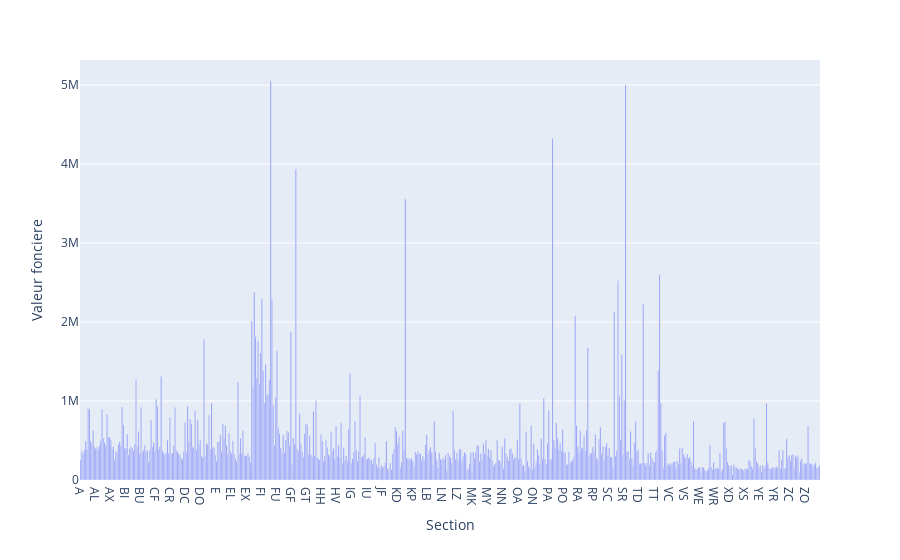

Write notebook code for a chart like this one.
### Code cell
#Le prix moyen par Section
rep5= all[["Section", "Valeur fonciere"]].groupby("Section", as_index=False).agg("mean")
fig = px.bar(rep5, x="Section", y="Valeur fonciere")
fig.show()

### Figure 1 — Plotly figure (JSON) as saved in the notebook; plotly's stock layout.template omitted (floating-point values rounded to 4 significant figures; data arrays with more than 128 entries replaced by an {"elided": "..."} marker saying what was removed)
{"data": [{"alignmentgroup": "True", "hovertemplate": "Section=%{x}<br>Valeur fonciere=%{y}<extra></extra>", "legendgroup": "", "marker": {"color": "#636efa", "pattern": {"shape": ""}}, "name": "", "offsetgroup": "", "orientation": "v", "showlegend": false, "textposition": "auto", "type": "bar", "x": {"elided": "588 str values"}, "xaxis": "x", "y": {"elided": "588 float values"}, "yaxis": "y"}], "layout": {"barmode": "relative", "legend": {"tracegroupgap": 0}, "margin": {"t": 60}, "xaxis": {"anchor": "y", "domain": [0, 1], "title": {"text": "Section"}}, "yaxis": {"anchor": "x", "domain": [0, 1], "title": {"text": "Valeur fonciere"}}}}
